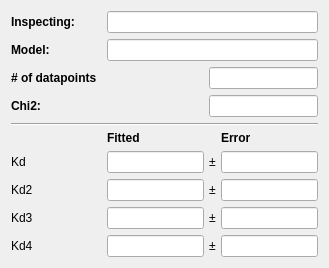
          <widget class="QWidget" name="scrollAreaWidgetContents_6">
           <property name="geometry">
            <rect>
             <x>0</x>
             <y>0</y>
             <width>329</width>
             <height>258</height>
            </rect>
           </property>
           <layout class="QGridLayout" name="gridLayout_19">
            <property name="horizontalSpacing">
             <number>5</number>
            </property>
            <item row="8" column="4">
             <widget class="QLineEdit" name="kd2_error">
              <property name="sizePolicy">
               <sizepolicy hsizetype="Maximum" vsizetype="Fixed">
                <horstretch>0</horstretch>
                <verstretch>0</verstretch>
               </sizepolicy>
              </property>
              <property name="maximumSize">
               <size>
                <width>100</width>
                <height>16777215</height>
               </size>
              </property>
              <property name="readOnly">
               <bool>true</bool>
              </property>
             </widget>
            </item>
            <item row="1" column="0">
             <widget class="QLabel" name="label_48">
              <property name="text">
               <string>&lt;html&gt;&lt;head/&gt;&lt;body&gt;&lt;p&gt;&lt;span style=&quot; font-weight:600;&quot;&gt;Model:&lt;/span&gt;&lt;/p&gt;&lt;/body&gt;&lt;/html&gt;</string>
              </property>
             </widget>
            </item>
            <item row="9" column="2">
             <widget class="QLineEdit" name="kd3_box">
              <property name="enabled">
               <bool>true</bool>
              </property>
              <property name="sizePolicy">
               <sizepolicy hsizetype="Maximum" vsizetype="Fixed">
                <horstretch>0</horstretch>
                <verstretch>0</verstretch>
               </sizepolicy>
              </property>
              <property name="maximumSize">
               <size>
                <width>100</width>
                <height>16777215</height>
               </size>
              </property>
              <property name="alignment">
               <set>Qt::AlignRight|Qt::AlignTrailing|Qt::AlignVCenter</set>
              </property>
              <property name="readOnly">
               <bool>true</bool>
              </property>
             </widget>
            </item>
            <item row="7" column="2">
             <widget class="QLineEdit" name="kd1_box">
              <property name="sizePolicy">
               <sizepolicy hsizetype="Maximum" vsizetype="Fixed">
                <horstretch>0</horstretch>
                <verstretch>0</verstretch>
               </sizepolicy>
              </property>
              <property name="maximumSize">
               <size>
                <width>100</width>
                <height>16777215</height>
               </size>
              </property>
              <property name="frame">
               <bool>true</bool>
              </property>
              <property name="alignment">
               <set>Qt::AlignRight|Qt::AlignTrailing|Qt::AlignVCenter</set>
              </property>
              <property name="readOnly">
               <bool>true</bool>
              </property>
             </widget>
            </item>
            <item row="10" column="4">
             <widget class="QLineEdit" name="kd4_error">
              <property name="sizePolicy">
               <sizepolicy hsizetype="Expanding" vsizetype="Fixed">
                <horstretch>0</horstretch>
                <verstretch>0</verstretch>
               </sizepolicy>
              </property>
              <property name="maximumSize">
               <size>
                <width>100</width>
                <height>16777215</height>
               </size>
              </property>
              <property name="readOnly">
               <bool>true</bool>
              </property>
             </widget>
            </item>
            <item row="9" column="3">
             <widget class="QLabel" name="plus_minus3">
              <property name="sizePolicy">
               <sizepolicy hsizetype="Fixed" vsizetype="Preferred">
                <horstretch>0</horstretch>
                <verstretch>0</verstretch>
               </sizepolicy>
              </property>
              <property name="text">
               <string>±</string>
              </property>
             </widget>
            </item>
            <item row="3" column="3" colspan="2">
             <widget class="QLineEdit" name="chi2_box">
              <property name="maximumSize">
               <size>
                <width>1000000</width>
                <height>16777215</height>
               </size>
              </property>
              <property name="readOnly">
               <bool>true</bool>
              </property>
             </widget>
            </item>
            <item row="0" column="0">
             <widget class="QLabel" name="l1_2">
              <property name="minimumSize">
               <size>
                <width>0</width>
                <height>20</height>
               </size>
              </property>
              <property name="font">
               <font>
                <weight>75</weight>
                <bold>true</bold>
                <underline>false</underline>
               </font>
              </property>
              <property name="text">
               <string>Inspecting:</string>
              </property>
             </widget>
            </item>
            <item row="5" column="0" colspan="5">
             <widget class="Line" name="line_4">
              <property name="sizePolicy">
               <sizepolicy hsizetype="Minimum" vsizetype="Minimum">
                <horstretch>0</horstretch>
                <verstretch>0</verstretch>
               </sizepolicy>
              </property>
              <property name="maximumSize">
               <size>
                <width>16777215</width>
                <height>2</height>
               </size>
              </property>
              <property name="orientation">
               <enum>Qt::Horizontal</enum>
              </property>
             </widget>
            </item>
            <item row="7" column="0">
             <widget class="QLabel" name="Kd_label">
              <property name="text">
               <string>Kd</string>
              </property>
             </widget>
            </item>
            <item row="2" column="3" colspan="2">
             <widget class="QLineEdit" name="num_data">
              <property name="maximumSize">
               <size>
                <width>16777215</width>
                <height>16777215</height>
               </size>
              </property>
              <property name="readOnly">
               <bool>true</bool>
              </property>
             </widget>
            </item>
            <item row="6" column="2">
             <widget class="QLabel" name="label_49">
              <property name="sizePolicy">
               <sizepolicy hsizetype="Minimum" vsizetype="Minimum">
                <horstretch>0</horstretch>
                <verstretch>0</verstretch>
               </sizepolicy>
              </property>
              <property name="maximumSize">
               <size>
                <width>16777215</width>
                <height>15</height>
               </size>
              </property>
              <property name="font">
               <font>
                <weight>75</weight>
                <bold>true</bold>
               </font>
              </property>
              <property name="text">
               <string>Fitted</string>
              </property>
             </widget>
            </item>
            <item row="9" column="0">
             <widget class="QLabel" name="Kd3_label">
              <property name="enabled">
               <bool>true</bool>
              </property>
              <property name="text">
               <string>Kd3</string>
              </property>
             </widget>
            </item>
            <item row="10" column="3">
             <widget class="QLabel" name="plus_minus4">
              <property name="sizePolicy">
               <sizepolicy hsizetype="Fixed" vsizetype="Preferred">
                <horstretch>0</horstretch>
                <verstretch>0</verstretch>
               </sizepolicy>
              </property>
              <property name="text">
               <string>±</string>
              </property>
             </widget>
            </item>
            <item row="10" column="2">
             <widget class="QLineEdit" name="kd4_box">
              <property name="sizePolicy">
               <sizepolicy hsizetype="Expanding" vsizetype="Fixed">
                <horstretch>0</horstretch>
                <verstretch>0</verstretch>
               </sizepolicy>
              </property>
              <property name="maximumSize">
               <size>
                <width>100</width>
                <height>16777215</height>
               </size>
              </property>
              <property name="alignment">
               <set>Qt::AlignRight|Qt::AlignTrailing|Qt::AlignVCenter</set>
              </property>
              <property name="readOnly">
               <bool>true</bool>
              </property>
             </widget>
            </item>
            <item row="10" column="0">
             <widget class="QLabel" name="Kd4_label">
              <property name="text">
               <string>Kd4</string>
              </property>
             </widget>
            </item>
            <item row="7" column="3">
             <widget class="QLabel" name="plus_minus">
              <property name="sizePolicy">
               <sizepolicy hsizetype="Fixed" vsizetype="Preferred">
                <horstretch>0</horstretch>
                <verstretch>0</verstretch>
               </sizepolicy>
              </property>
              <property name="text">
               <string>±</string>
              </property>
             </widget>
            </item>
            <item row="7" column="4">
             <widget class="QLineEdit" name="kd1_error">
              <property name="sizePolicy">
               <sizepolicy hsizetype="Maximum" vsizetype="Fixed">
                <horstretch>0</horstretch>
                <verstretch>0</verstretch>
               </sizepolicy>
              </property>
              <property name="maximumSize">
               <size>
                <width>100</width>
                <height>16777215</height>
               </size>
              </property>
              <property name="readOnly">
               <bool>true</bool>
              </property>
             </widget>
            </item>
            <item row="11" column="2">
             <spacer name="verticalSpacer">
              <property name="orientation">
               <enum>Qt::Vertical</enum>
              </property>
              <property name="sizeHint" stdset="0">
               <size>
                <width>20</width>
                <height>40</height>
               </size>
              </property>
             </spacer>
            </item>
            <item row="8" column="3">
             <widget class="QLabel" name="plus_minus2">
              <property name="sizePolicy">
               <sizepolicy hsizetype="Fixed" vsizetype="Preferred">
                <horstretch>0</horstretch>
                <verstretch>0</verstretch>
               </sizepolicy>
              </property>
              <property name="text">
               <string>±</string>
              </property>
             </widget>
            </item>
            <item row="6" column="4">
             <widget class="QLabel" name="label_50">
              <property name="maximumSize">
               <size>
                <width>16777215</width>
                <height>15</height>
               </size>
              </property>
              <property name="font">
               <font>
                <weight>75</weight>
                <bold>true</bold>
               </font>
              </property>
              <property name="text">
               <string>Error</string>
              </property>
             </widget>
            </item>
            <item row="3" column="0">
             <widget class="QLabel" name="l2_3">
              <property name="font">
               <font>
                <weight>75</weight>
                <bold>true</bold>
               </font>
              </property>
              <property name="text">
               <string>Chi2:</string>
              </property>
             </widget>
            </item>
            <item row="9" column="4">
             <widget class="QLineEdit" name="kd3_error">
              <property name="sizePolicy">
               <sizepolicy hsizetype="Maximum" vsizetype="Fixed">
                <horstretch>0</horstretch>
                <verstretch>0</verstretch>
               </sizepolicy>
              </property>
              <property name="maximumSize">
               <size>
                <width>100</width>
                <height>16777215</height>
               </size>
              </property>
              <property name="readOnly">
               <bool>true</bool>
              </property>
             </widget>
            </item>
            <item row="8" column="0">
             <widget class="QLabel" name="kd2_label">
              <property name="text">
               <string>Kd2</string>
              </property>
             </widget>
            </item>
            <item row="8" column="2">
             <widget class="QLineEdit" name="kd2_box">
              <property name="sizePolicy">
               <sizepolicy hsizetype="Maximum" vsizetype="Fixed">
                <horstretch>0</horstretch>
                <verstretch>0</verstretch>
               </sizepolicy>
              </property>
              <property name="maximumSize">
               <size>
                <width>100</width>
                <height>16777215</height>
               </size>
              </property>
              <property name="layoutDirection">
               <enum>Qt::LeftToRight</enum>
              </property>
              <property name="alignment">
               <set>Qt::AlignRight|Qt::AlignTrailing|Qt::AlignVCenter</set>
              </property>
              <property name="readOnly">
               <bool>true</bool>
              </property>
             </widget>
            </item>
            <item row="0" column="2" colspan="3">
             <widget class="QLineEdit" name="name">
              <property name="readOnly">
               <bool>true</bool>
              </property>
             </widget>
            </item>
            <item row="2" column="0">
             <widget class="QLabel" name="l2_2">
              <property name="font">
               <font>
                <weight>75</weight>
                <bold>true</bold>
               </font>
              </property>
              <property name="text">
               <string># of datapoints</string>
              </property>
             </widget>
            </item>
            <item row="1" column="2" colspan="3">
             <widget class="QLineEdit" name="model">
              <property name="maximumSize">
               <size>
                <width>1000000</width>
                <height>16777215</height>
               </size>
              </property>
              <property name="readOnly">
               <bool>true</bool>
              </property>
             </widget>
            </item>
           </layout>
          </widget>
